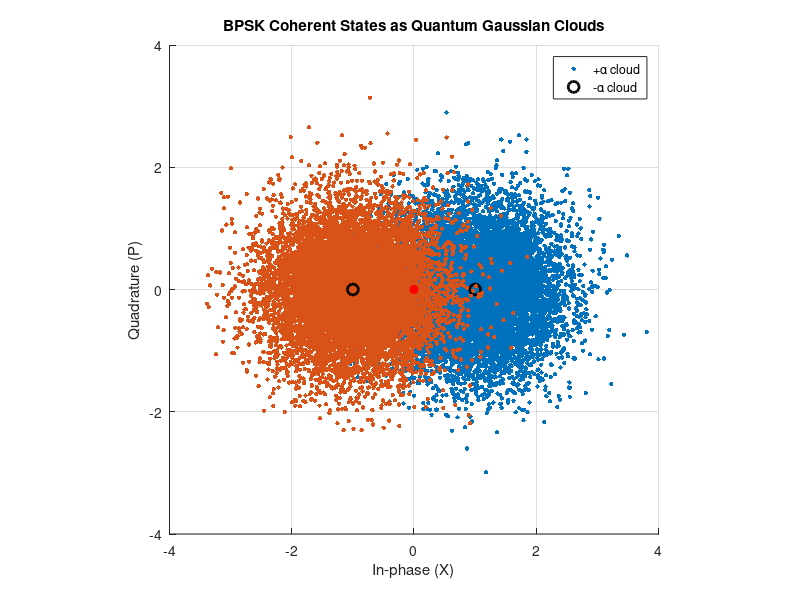

Here is the MATLAB script that generated this plot:
clc; clear; close all;

%% 🔷 PARAMETERS
alpha = 1;          % amplitude
Nsamples = 10000;      % number of samples per state
sigma = 1;            % shot noise variance (SNU)

%% 🔷 BPSK STATES
alpha_k = [alpha, -alpha];

figure; hold on; grid on;

%% 🔷 GENERATE CLOUDS
for j = 1:2
    
    center = alpha_k(j);
    
    % Gaussian noise (heterodyne measurement)
    noise = (randn(Nsamples,1) + 1i*randn(Nsamples,1)) * sqrt(sigma/2);
    
    % Samples (cloud)
    samples = center + noise;
    
    % Plot cloud
    scatter(real(samples), imag(samples), 10, 'filled');
    
    % Plot center
    plot(real(center), imag(center), 'ko', 'MarkerSize', 8, 'LineWidth', 2);
end

%% 🔷 DRAW AXES AND LABELS
plot(0,0,'ro','MarkerFaceColor','r');  % origin

xlabel('In-phase (X)');
ylabel('Quadrature (P)');
title('BPSK Coherent States as Quantum Gaussian Clouds');

axis equal;
xlim([-4 4]);
ylim([-4 4]);
legend('+\alpha cloud', '-\alpha cloud');
